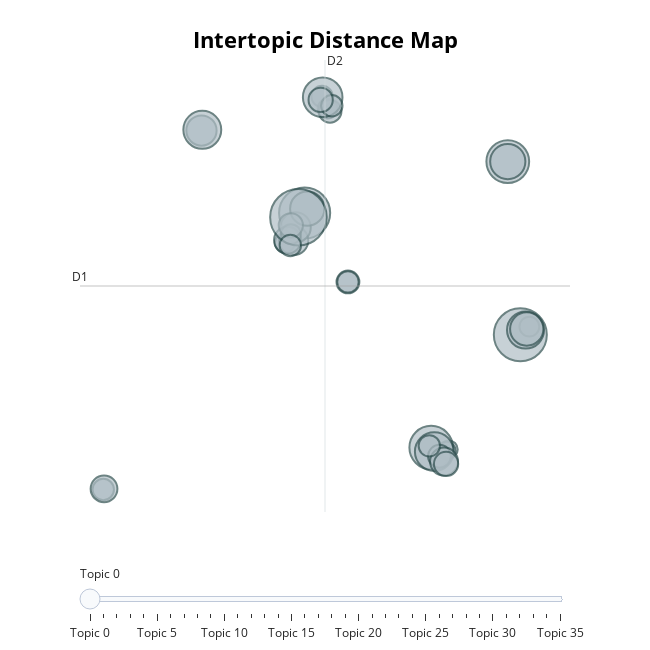

This figure's notebook cell:
### Code cell
topic_model.visualize_topics()

### Figure 1 — Plotly figure (JSON) as saved in the notebook; plotly's stock layout.template omitted (floating-point values rounded to 4 significant figures; data arrays with more than 128 entries replaced by an {"elided": "..."} marker saying what was removed)
{"data": [{"customdata": {"elided": "36x5 mixed values"}, "hovertemplate": "<b>Topic %{customdata[2]}</b><br>Words: %{customdata[3]}<br>Size: %{customdata[4]}", "legendgroup": "", "marker": {"color": "#B0BEC5", "line": {"color": "DarkSlateGrey", "width": 2}, "size": [40, 28, 6, 5, 7, 6, 7, 13, 14, 8, 24, 43, 18, 11, 5, 6, 6, 11, 9, 49, 29, 8, 21, 17, 19, 14, 7, 23, 7, 8, 12, 9, 7, 22, 9, 7], "sizemode": "area", "sizeref": 0.03062, "symbol": "circle"}, "mode": "markers", "name": "", "orientation": "v", "showlegend": false, "type": "scatter", "x": [2.64, 14.25, 1.51, 10.87, 3.636, 3.952, -8.862, 2.015, 2.127, 4.09, 3.672, 14.96, 2.79, 1.659, 10.75, 1.86, 15.48, -8.82, 1.852, 2.286, 9.868, 5.114, 15.26, 15.33, 14.25, -3.252, 5.115, 10.05, 4.193, 10.35, 10.6, 10.72, 1.824, -3.206, 3.556, 9.763], "xaxis": "x", "y": [8.038, 11.31, 6.146, -7.004, 15.46, 14.68, -9.553, 6.292, 7.126, 14.52, 15.41, 0.2904, 8.316, 6.307, -7.097, 6.695, 0.81, -9.51, 7.253, 7.766, -6.889, 3.654, 0.5905, 0.6597, 11.31, 13.29, 3.654, -7.143, 14.87, -7.437, -7.778, -7.926, 5.975, 13.34, 15.24, -6.776], "yaxis": "y"}], "layout": {"annotations": [{"showarrow": false, "text": "D1", "x": -10.19, "y": 3.395, "yshift": 10}, {"showarrow": false, "text": "D2", "x": 3.804, "xshift": 10, "y": 17.78}], "height": 650, "hoverlabel": {"bgcolor": "white", "font": {"family": "Rockwell", "size": 16}}, "legend": {"itemsizing": "constant", "tracegroupgap": 0}, "margin": {"t": 60}, "shapes": [{"line": {"color": "#CFD8DC", "width": 2}, "type": "line", "x0": 3.804, "x1": 3.804, "y0": -10.99, "y1": 17.78}, {"line": {"color": "#9E9E9E", "width": 2}, "type": "line", "x0": -10.19, "x1": 17.8, "y0": 3.395, "y1": 3.395}], "sliders": [{"active": 0, "pad": {"t": 50}, "steps": [{"args": [{"marker.color": [["red", "#B0BEC5", "#B0BEC5", "#B0BEC5", "#B0BEC5", "#B0BEC5", "#B0BEC5", "#B0BEC5", "#B0BEC5", "#B0BEC5", "#B0BEC5", "#B0BEC5", "#B0BEC5", "#B0BEC5", "#B0BEC5", "#B0BEC5", "#B0BEC5", "#B0BEC5", "#B0BEC5", "#B0BEC5", "#B0BEC5", "#B0BEC5", "#B0BEC5", "#B0BEC5", "#B0BEC5", "#B0BEC5", "#B0BEC5", "#B0BEC5", "#B0BEC5", "#B0BEC5", "#B0BEC5", "#B0BEC5", "#B0BEC5", "#B0BEC5", "#B0BEC5", "#B0BEC5"]]}], "label": "Topic 0", "method": "update"}, {"args": [{"marker.color": [["#B0BEC5", "red", "#B0BEC5", "#B0BEC5", "#B0BEC5", "#B0BEC5", "#B0BEC5", "#B0BEC5", "#B0BEC5", "#B0BEC5", "#B0BEC5", "#B0BEC5", "#B0BEC5", "#B0BEC5", "#B0BEC5", "#B0BEC5", "#B0BEC5", "#B0BEC5", "#B0BEC5", "#B0BEC5", "#B0BEC5", "#B0BEC5", "#B0BEC5", "#B0BEC5", "#B0BEC5", "#B0BEC5", "#B0BEC5", "#B0BEC5", "#B0BEC5", "#B0BEC5", "#B0BEC5", "#B0BEC5", "#B0BEC5", "#B0BEC5", "#B0BEC5", "#B0BEC5"]]}], "label": "Topic 1", "method": "update"}, {"args": [{"marker.color": [["#B0BEC5", "#B0BEC5", "red", "#B0BEC5", "#B0BEC5", "#B0BEC5", "#B0BEC5", "#B0BEC5", "#B0BEC5", "#B0BEC5", "#B0BEC5", "#B0BEC5", "#B0BEC5", "#B0BEC5", "#B0BEC5", "#B0BEC5", "#B0BEC5", "#B0BEC5", "#B0BEC5", "#B0BEC5", "#B0BEC5", "#B0BEC5", "#B0BEC5", "#B0BEC5", "#B0BEC5", "#B0BEC5", "#B0BEC5", "#B0BEC5", "#B0BEC5", "#B0BEC5", "#B0BEC5", "#B0BEC5", "#B0BEC5", "#B0BEC5", "#B0BEC5", "#B0BEC5"]]}], "label": "Topic 2", "method": "update"}, {"args": [{"marker.color": [["#B0BEC5", "#B0BEC5", "#B0BEC5", "red", "#B0BEC5", "#B0BEC5", "#B0BEC5", "#B0BEC5", "#B0BEC5", "#B0BEC5", "#B0BEC5", "#B0BEC5", "#B0BEC5", "#B0BEC5", "#B0BEC5", "#B0BEC5", "#B0BEC5", "#B0BEC5", "#B0BEC5", "#B0BEC5", "#B0BEC5", "#B0BEC5", "#B0BEC5", "#B0BEC5", "#B0BEC5", "#B0BEC5", "#B0BEC5", "#B0BEC5", "#B0BEC5", "#B0BEC5", "#B0BEC5", "#B0BEC5", "#B0BEC5", "#B0BEC5", "#B0BEC5", "#B0BEC5"]]}], "label": "Topic 3", "method": "update"}, {"args": [{"marker.color": [["#B0BEC5", "#B0BEC5", "#B0BEC5", "#B0BEC5", "red", "#B0BEC5", "#B0BEC5", "#B0BEC5", "#B0BEC5", "#B0BEC5", "#B0BEC5", "#B0BEC5", "#B0BEC5", "#B0BEC5", "#B0BEC5", "#B0BEC5", "#B0BEC5", "#B0BEC5", "#B0BEC5", "#B0BEC5", "#B0BEC5", "#B0BEC5", "#B0BEC5", "#B0BEC5", "#B0BEC5", "#B0BEC5", "#B0BEC5", "#B0BEC5", "#B0BEC5", "#B0BEC5", "#B0BEC5", "#B0BEC5", "#B0BEC5", "#B0BEC5", "#B0BEC5", "#B0BEC5"]]}], "label": "Topic 4", "method": "update"}, {"args": [{"marker.color": [["#B0BEC5", "#B0BEC5", "#B0BEC5", "#B0BEC5", "#B0BEC5", "red", "#B0BEC5", "#B0BEC5", "#B0BEC5", "#B0BEC5", "#B0BEC5", "#B0BEC5", "#B0BEC5", "#B0BEC5", "#B0BEC5", "#B0BEC5", "#B0BEC5", "#B0BEC5", "#B0BEC5", "#B0BEC5", "#B0BEC5", "#B0BEC5", "#B0BEC5", "#B0BEC5", "#B0BEC5", "#B0BEC5", "#B0BEC5", "#B0BEC5", "#B0BEC5", "#B0BEC5", "#B0BEC5", "#B0BEC5", "#B0BEC5", "#B0BEC5", "#B0BEC5", "#B0BEC5"]]}], "label": "Topic 5", "method": "update"}, {"args": [{"marker.color": [["#B0BEC5", "#B0BEC5", "#B0BEC5", "#B0BEC5", "#B0BEC5", "#B0BEC5", "red", "#B0BEC5", "#B0BEC5", "#B0BEC5", "#B0BEC5", "#B0BEC5", "#B0BEC5", "#B0BEC5", "#B0BEC5", "#B0BEC5", "#B0BEC5", "#B0BEC5", "#B0BEC5", "#B0BEC5", "#B0BEC5", "#B0BEC5", "#B0BEC5", "#B0BEC5", "#B0BEC5", "#B0BEC5", "#B0BEC5", "#B0BEC5", "#B0BEC5", "#B0BEC5", "#B0BEC5", "#B0BEC5", "#B0BEC5", "#B0BEC5", "#B0BEC5", "#B0BEC5"]]}], "label": "Topic 6", "method": "update"}, {"args": [{"marker.color": [["#B0BEC5", "#B0BEC5", "#B0BEC5", "#B0BEC5", "#B0BEC5", "#B0BEC5", "#B0BEC5", "red", "#B0BEC5", "#B0BEC5", "#B0BEC5", "#B0BEC5", "#B0BEC5", "#B0BEC5", "#B0BEC5", "#B0BEC5", "#B0BEC5", "#B0BEC5", "#B0BEC5", "#B0BEC5", "#B0BEC5", "#B0BEC5", "#B0BEC5", "#B0BEC5", "#B0BEC5", "#B0BEC5", "#B0BEC5", "#B0BEC5", "#B0BEC5", "#B0BEC5", "#B0BEC5", "#B0BEC5", "#B0BEC5", "#B0BEC5", "#B0BEC5", "#B0BEC5"]]}], "label": "Topic 7", "method": "update"}, {"args": [{"marker.color": [["#B0BEC5", "#B0BEC5", "#B0BEC5", "#B0BEC5", "#B0BEC5", "#B0BEC5", "#B0BEC5", "#B0BEC5", "red", "#B0BEC5", "#B0BEC5", "#B0BEC5", "#B0BEC5", "#B0BEC5", "#B0BEC5", "#B0BEC5", "#B0BEC5", "#B0BEC5", "#B0BEC5", "#B0BEC5", "#B0BEC5", "#B0BEC5", "#B0BEC5", "#B0BEC5", "#B0BEC5", "#B0BEC5", "#B0BEC5", "#B0BEC5", "#B0BEC5", "#B0BEC5", "#B0BEC5", "#B0BEC5", "#B0BEC5", "#B0BEC5", "#B0BEC5", "#B0BEC5"]]}], "label": "Topic 8", "method": "update"}, {"args": [{"marker.color": [["#B0BEC5", "#B0BEC5", "#B0BEC5", "#B0BEC5", "#B0BEC5", "#B0BEC5", "#B0BEC5", "#B0BEC5", "#B0BEC5", "red", "#B0BEC5", "#B0BEC5", "#B0BEC5", "#B0BEC5", "#B0BEC5", "#B0BEC5", "#B0BEC5", "#B0BEC5", "#B0BEC5", "#B0BEC5", "#B0BEC5", "#B0BEC5", "#B0BEC5", "#B0BEC5", "#B0BEC5", "#B0BEC5", "#B0BEC5", "#B0BEC5", "#B0BEC5", "#B0BEC5", "#B0BEC5", "#B0BEC5", "#B0BEC5", "#B0BEC5", "#B0BEC5", "#B0BEC5"]]}], "label": "Topic 9", "method": "update"}, {"args": [{"marker.color": [["#B0BEC5", "#B0BEC5", "#B0BEC5", "#B0BEC5", "#B0BEC5", "#B0BEC5", "#B0BEC5", "#B0BEC5", "#B0BEC5", "#B0BEC5", "red", "#B0BEC5", "#B0BEC5", "#B0BEC5", "#B0BEC5", "#B0BEC5", "#B0BEC5", "#B0BEC5", "#B0BEC5", "#B0BEC5", "#B0BEC5", "#B0BEC5", "#B0BEC5", "#B0BEC5", "#B0BEC5", "#B0BEC5", "#B0BEC5", "#B0BEC5", "#B0BEC5", "#B0BEC5", "#B0BEC5", "#B0BEC5", "#B0BEC5", "#B0BEC5", "#B0BEC5", "#B0BEC5"]]}], "label": "Topic 10", "method": "update"}, {"args": [{"marker.color": [["#B0BEC5", "#B0BEC5", "#B0BEC5", "#B0BEC5", "#B0BEC5", "#B0BEC5", "#B0BEC5", "#B0BEC5", "#B0BEC5", "#B0BEC5", "#B0BEC5", "red", "#B0BEC5", "#B0BEC5", "#B0BEC5", "#B0BEC5", "#B0BEC5", "#B0BEC5", "#B0BEC5", "#B0BEC5", "#B0BEC5", "#B0BEC5", "#B0BEC5", "#B0BEC5", "#B0BEC5", "#B0BEC5", "#B0BEC5", "#B0BEC5", "#B0BEC5", "#B0BEC5", "#B0BEC5", "#B0BEC5", "#B0BEC5", "#B0BEC5", "#B0BEC5", "#B0BEC5"]]}], "label": "Topic 11", "method": "update"}, {"args": [{"marker.color": [["#B0BEC5", "#B0BEC5", "#B0BEC5", "#B0BEC5", "#B0BEC5", "#B0BEC5", "#B0BEC5", "#B0BEC5", "#B0BEC5", "#B0BEC5", "#B0BEC5", "#B0BEC5", "red", "#B0BEC5", "#B0BEC5", "#B0BEC5", "#B0BEC5", "#B0BEC5", "#B0BEC5", "#B0BEC5", "#B0BEC5", "#B0BEC5", "#B0BEC5", "#B0BEC5", "#B0BEC5", "#B0BEC5", "#B0BEC5", "#B0BEC5", "#B0BEC5", "#B0BEC5", "#B0BEC5", "#B0BEC5", "#B0BEC5", "#B0BEC5", "#B0BEC5", "#B0BEC5"]]}], "label": "Topic 12", "method": "update"}, {"args": [{"marker.color": [["#B0BEC5", "#B0BEC5", "#B0BEC5", "#B0BEC5", "#B0BEC5", "#B0BEC5", "#B0BEC5", "#B0BEC5", "#B0BEC5", "#B0BEC5", "#B0BEC5", "#B0BEC5", "#B0BEC5", "red", "#B0BEC5", "#B0BEC5", "#B0BEC5", "#B0BEC5", "#B0BEC5", "#B0BEC5", "#B0BEC5", "#B0BEC5", "#B0BEC5", "#B0BEC5", "#B0BEC5", "#B0BEC5", "#B0BEC5", "#B0BEC5", "#B0BEC5", "#B0BEC5", "#B0BEC5", "#B0BEC5", "#B0BEC5", "#B0BEC5", "#B0BEC5", "#B0BEC5"]]}], "label": "Topic 13", "method": "update"}, {"args": [{"marker.color": [["#B0BEC5", "#B0BEC5", "#B0BEC5", "#B0BEC5", "#B0BEC5", "#B0BEC5", "#B0BEC5", "#B0BEC5", "#B0BEC5", "#B0BEC5", "#B0BEC5", "#B0BEC5", "#B0BEC5", "#B0BEC5", "red", "#B0BEC5", "#B0BEC5", "#B0BEC5", "#B0BEC5", "#B0BEC5", "#B0BEC5", "#B0BEC5", "#B0BEC5", "#B0BEC5", "#B0BEC5", "#B0BEC5", "#B0BEC5", "#B0BEC5", "#B0BEC5", "#B0BEC5", "#B0BEC5", "#B0BEC5", "#B0BEC5", "#B0BEC5", "#B0BEC5", "#B0BEC5"]]}], "label": "Topic 14", "method": "update"}, {"args": [{"marker.color": [["#B0BEC5", "#B0BEC5", "#B0BEC5", "#B0BEC5", "#B0BEC5", "#B0BEC5", "#B0BEC5", "#B0BEC5", "#B0BEC5", "#B0BEC5", "#B0BEC5", "#B0BEC5", "#B0BEC5", "#B0BEC5", "#B0BEC5", "red", "#B0BEC5", "#B0BEC5", "#B0BEC5", "#B0BEC5", "#B0BEC5", "#B0BEC5", "#B0BEC5", "#B0BEC5", "#B0BEC5", "#B0BEC5", "#B0BEC5", "#B0BEC5", "#B0BEC5", "#B0BEC5", "#B0BEC5", "#B0BEC5", "#B0BEC5", "#B0BEC5", "#B0BEC5", "#B0BEC5"]]}], "label": "Topic 15", "method": "update"}, {"args": [{"marker.color": [["#B0BEC5", "#B0BEC5", "#B0BEC5", "#B0BEC5", "#B0BEC5", "#B0BEC5", "#B0BEC5", "#B0BEC5", "#B0BEC5", "#B0BEC5", "#B0BEC5", "#B0BEC5", "#B0BEC5", "#B0BEC5", "#B0BEC5", "#B0BEC5", "red", "#B0BEC5", "#B0BEC5", "#B0BEC5", "#B0BEC5", "#B0BEC5", "#B0BEC5", "#B0BEC5", "#B0BEC5", "#B0BEC5", "#B0BEC5", "#B0BEC5", "#B0BEC5", "#B0BEC5", "#B0BEC5", "#B0BEC5", "#B0BEC5", "#B0BEC5", "#B0BEC5", "#B0BEC5"]]}], "label": "Topic 16", "method": "update"}, {"args": [{"marker.color": [["#B0BEC5", "#B0BEC5", "#B0BEC5", "#B0BEC5", "#B0BEC5", "#B0BEC5", "#B0BEC5", "#B0BEC5", "#B0BEC5", "#B0BEC5", "#B0BEC5", "#B0BEC5", "#B0BEC5", "#B0BEC5", "#B0BEC5", "#B0BEC5", "#B0BEC5", "red", "#B0BEC5", "#B0BEC5", "#B0BEC5", "#B0BEC5", "#B0BEC5", "#B0BEC5", "#B0BEC5", "#B0BEC5", "#B0BEC5", "#B0BEC5", "#B0BEC5", "#B0BEC5", "#B0BEC5", "#B0BEC5", "#B0BEC5", "#B0BEC5", "#B0BEC5", "#B0BEC5"]]}], "label": "Topic 17", "method": "update"}, {"args": [{"marker.color": [["#B0BEC5", "#B0BEC5", "#B0BEC5", "#B0BEC5", "#B0BEC5", "#B0BEC5", "#B0BEC5", "#B0BEC5", "#B0BEC5", "#B0BEC5", "#B0BEC5", "#B0BEC5", "#B0BEC5", "#B0BEC5", "#B0BEC5", "#B0BEC5", "#B0BEC5", "#B0BEC5", "red", "#B0BEC5", "#B0BEC5", "#B0BEC5", "#B0BEC5", "#B0BEC5", "#B0BEC5", "#B0BEC5", "#B0BEC5", "#B0BEC5", "#B0BEC5", "#B0BEC5", "#B0BEC5", "#B0BEC5", "#B0BEC5", "#B0BEC5", "#B0BEC5", "#B0BEC5"]]}], "label": "Topic 18", "method": "update"}, {"args": [{"marker.color": [["#B0BEC5", "#B0BEC5", "#B0BEC5", "#B0BEC5", "#B0BEC5", "#B0BEC5", "#B0BEC5", "#B0BEC5", "#B0BEC5", "#B0BEC5", "#B0BEC5", "#B0BEC5", "#B0BEC5", "#B0BEC5", "#B0BEC5", "#B0BEC5", "#B0BEC5", "#B0BEC5", "#B0BEC5", "red", "#B0BEC5", "#B0BEC5", "#B0BEC5", "#B0BEC5", "#B0BEC5", "#B0BEC5", "#B0BEC5", "#B0BEC5", "#B0BEC5", "#B0BEC5", "#B0BEC5", "#B0BEC5", "#B0BEC5", "#B0BEC5", "#B0BEC5", "#B0BEC5"]]}], "label": "Topic 19", "method": "update"}, {"args": [{"marker.color": [["#B0BEC5", "#B0BEC5", "#B0BEC5", "#B0BEC5", "#B0BEC5", "#B0BEC5", "#B0BEC5", "#B0BEC5", "#B0BEC5", "#B0BEC5", "#B0BEC5", "#B0BEC5", "#B0BEC5", "#B0BEC5", "#B0BEC5", "#B0BEC5", "#B0BEC5", "#B0BEC5", "#B0BEC5", "#B0BEC5", "red", "#B0BEC5", "#B0BEC5", "#B0BEC5", "#B0BEC5", "#B0BEC5", "#B0BEC5", "#B0BEC5", "#B0BEC5", "#B0BEC5", "#B0BEC5", "#B0BEC5", "#B0BEC5", "#B0BEC5", "#B0BEC5", "#B0BEC5"]]}], "label": "Topic 20", "method": "update"}, {"args": [{"marker.color": [["#B0BEC5", "#B0BEC5", "#B0BEC5", "#B0BEC5", "#B0BEC5", "#B0BEC5", "#B0BEC5", "#B0BEC5", "#B0BEC5", "#B0BEC5", "#B0BEC5", "#B0BEC5", "#B0BEC5", "#B0BEC5", "#B0BEC5", "#B0BEC5", "#B0BEC5", "#B0BEC5", "#B0BEC5", "#B0BEC5", "#B0BEC5", "red", "#B0BEC5", "#B0BEC5", "#B0BEC5", "#B0BEC5", "#B0BEC5", "#B0BEC5", "#B0BEC5", "#B0BEC5", "#B0BEC5", "#B0BEC5", "#B0BEC5", "#B0BEC5", "#B0BEC5", "#B0BEC5"]]}], "label": "Topic 21", "method": "update"}, {"args": [{"marker.color": [["#B0BEC5", "#B0BEC5", "#B0BEC5", "#B0BEC5", "#B0BEC5", "#B0BEC5", "#B0BEC5", "#B0BEC5", "#B0BEC5", "#B0BEC5", "#B0BEC5", "#B0BEC5", "#B0BEC5", "#B0BEC5", "#B0BEC5", "#B0BEC5", "#B0BEC5", "#B0BEC5", "#B0BEC5", "#B0BEC5", "#B0BEC5", "#B0BEC5", "red", "#B0BEC5", "#B0BEC5", "#B0BEC5", "#B0BEC5", "#B0BEC5", "#B0BEC5", "#B0BEC5", "#B0BEC5", "#B0BEC5", "#B0BEC5", "#B0BEC5", "#B0BEC5", "#B0BEC5"]]}], "label": "Topic 22", "method": "update"}, {"args": [{"marker.color": [["#B0BEC5", "#B0BEC5", "#B0BEC5", "#B0BEC5", "#B0BEC5", "#B0BEC5", "#B0BEC5", "#B0BEC5", "#B0BEC5", "#B0BEC5", "#B0BEC5", "#B0BEC5", "#B0BEC5", "#B0BEC5", "#B0BEC5", "#B0BEC5", "#B0BEC5", "#B0BEC5", "#B0BEC5", "#B0BEC5", "#B0BEC5", "#B0BEC5", "#B0BEC5", "red", "#B0BEC5", "#B0BEC5", "#B0BEC5", "#B0BEC5", "#B0BEC5", "#B0BEC5", "#B0BEC5", "#B0BEC5", "#B0BEC5", "#B0BEC5", "#B0BEC5", "#B0BEC5"]]}], "label": "Topic 23", "method": "update"}, {"args": [{"marker.color": [["#B0BEC5", "#B0BEC5", "#B0BEC5", "#B0BEC5", "#B0BEC5", "#B0BEC5", "#B0BEC5", "#B0BEC5", "#B0BEC5", "#B0BEC5", "#B0BEC5", "#B0BEC5", "#B0BEC5", "#B0BEC5", "#B0BEC5", "#B0BEC5", "#B0BEC5", "#B0BEC5", "#B0BEC5", "#B0BEC5", "#B0BEC5", "#B0BEC5", "#B0BEC5", "#B0BEC5", "red", "#B0BEC5", "#B0BEC5", "#B0BEC5", "#B0BEC5", "#B0BEC5", "#B0BEC5", "#B0BEC5", "#B0BEC5", "#B0BEC5", "#B0BEC5", "#B0BEC5"]]}], "label": "Topic 24", "method": "update"}, {"args": [{"marker.color": [["#B0BEC5", "#B0BEC5", "#B0BEC5", "#B0BEC5", "#B0BEC5", "#B0BEC5", "#B0BEC5", "#B0BEC5", "#B0BEC5", "#B0BEC5", "#B0BEC5", "#B0BEC5", "#B0BEC5", "#B0BEC5", "#B0BEC5", "#B0BEC5", "#B0BEC5", "#B0BEC5", "#B0BEC5", "#B0BEC5", "#B0BEC5", "#B0BEC5", "#B0BEC5", "#B0BEC5", "#B0BEC5", "red", "#B0BEC5", "#B0BEC5", "#B0BEC5", "#B0BEC5", "#B0BEC5", "#B0BEC5", "#B0BEC5", "#B0BEC5", "#B0BEC5", "#B0BEC5"]]}], "label": "Topic 25", "method": "update"}, {"args": [{"marker.color": [["#B0BEC5", "#B0BEC5", "#B0BEC5", "#B0BEC5", "#B0BEC5", "#B0BEC5", "#B0BEC5", "#B0BEC5", "#B0BEC5", "#B0BEC5", "#B0BEC5", "#B0BEC5", "#B0BEC5", "#B0BEC5", "#B0BEC5", "#B0BEC5", "#B0BEC5", "#B0BEC5", "#B0BEC5", "#B0BEC5", "#B0BEC5", "#B0BEC5", "#B0BEC5", "#B0BEC5", "#B0BEC5", "#B0BEC5", "red", "#B0BEC5", "#B0BEC5", "#B0BEC5", "#B0BEC5", "#B0BEC5", "#B0BEC5", "#B0BEC5", "#B0BEC5", "#B0BEC5"]]}], "label": "Topic 26", "method": "update"}, {"args": [{"marker.color": [["#B0BEC5", "#B0BEC5", "#B0BEC5", "#B0BEC5", "#B0BEC5", "#B0BEC5", "#B0BEC5", "#B0BEC5", "#B0BEC5", "#B0BEC5", "#B0BEC5", "#B0BEC5", "#B0BEC5", "#B0BEC5", "#B0BEC5", "#B0BEC5", "#B0BEC5", "#B0BEC5", "#B0BEC5", "#B0BEC5", "#B0BEC5", "#B0BEC5", "#B0BEC5", "#B0BEC5", "#B0BEC5", "#B0BEC5", "#B0BEC5", "red", "#B0BEC5", "#B0BEC5", "#B0BEC5", "#B0BEC5", "#B0BEC5", "#B0BEC5", "#B0BEC5", "#B0BEC5"]]}], "label": "Topic 27", "method": "update"}, {"args": [{"marker.color": [["#B0BEC5", "#B0BEC5", "#B0BEC5", "#B0BEC5", "#B0BEC5", "#B0BEC5", "#B0BEC5", "#B0BEC5", "#B0BEC5", "#B0BEC5", "#B0BEC5", "#B0BEC5", "#B0BEC5", "#B0BEC5", "#B0BEC5", "#B0BEC5", "#B0BEC5", "#B0BEC5", "#B0BEC5", "#B0BEC5", "#B0BEC5", "#B0BEC5", "#B0BEC5", "#B0BEC5", "#B0BEC5", "#B0BEC5", "#B0BEC5", "#B0BEC5", "red", "#B0BEC5", "#B0BEC5", "#B0BEC5", "#B0BEC5", "#B0BEC5", "#B0BEC5", "#B0BEC5"]]}], "label": "Topic 28", "method": "update"}, {"args": [{"marker.color": [["#B0BEC5", "#B0BEC5", "#B0BEC5", "#B0BEC5", "#B0BEC5", "#B0BEC5", "#B0BEC5", "#B0BEC5", "#B0BEC5", "#B0BEC5", "#B0BEC5", "#B0BEC5", "#B0BEC5", "#B0BEC5", "#B0BEC5", "#B0BEC5", "#B0BEC5", "#B0BEC5", "#B0BEC5", "#B0BEC5", "#B0BEC5", "#B0BEC5", "#B0BEC5", "#B0BEC5", "#B0BEC5", "#B0BEC5", "#B0BEC5", "#B0BEC5", "#B0BEC5", "red", "#B0BEC5", "#B0BEC5", "#B0BEC5", "#B0BEC5", "#B0BEC5", "#B0BEC5"]]}], "label": "Topic 29", "method": "update"}, {"args": [{"marker.color": [["#B0BEC5", "#B0BEC5", "#B0BEC5", "#B0BEC5", "#B0BEC5", "#B0BEC5", "#B0BEC5", "#B0BEC5", "#B0BEC5", "#B0BEC5", "#B0BEC5", "#B0BEC5", "#B0BEC5", "#B0BEC5", "#B0BEC5", "#B0BEC5", "#B0BEC5", "#B0BEC5", "#B0BEC5", "#B0BEC5", "#B0BEC5", "#B0BEC5", "#B0BEC5", "#B0BEC5", "#B0BEC5", "#B0BEC5", "#B0BEC5", "#B0BEC5", "#B0BEC5", "#B0BEC5", "red", "#B0BEC5", "#B0BEC5", "#B0BEC5", "#B0BEC5", "#B0BEC5"]]}], "label": "Topic 30", "method": "update"}, {"args": [{"marker.color": [["#B0BEC5", "#B0BEC5", "#B0BEC5", "#B0BEC5", "#B0BEC5", "#B0BEC5", "#B0BEC5", "#B0BEC5", "#B0BEC5", "#B0BEC5", "#B0BEC5", "#B0BEC5", "#B0BEC5", "#B0BEC5", "#B0BEC5", "#B0BEC5", "#B0BEC5", "#B0BEC5", "#B0BEC5", "#B0BEC5", "#B0BEC5", "#B0BEC5", "#B0BEC5", "#B0BEC5", "#B0BEC5", "#B0BEC5", "#B0BEC5", "#B0BEC5", "#B0BEC5", "#B0BEC5", "#B0BEC5", "red", "#B0BEC5", "#B0BEC5", "#B0BEC5", "#B0BEC5"]]}], "label": "Topic 31", "method": "update"}, {"args": [{"marker.color": [["#B0BEC5", "#B0BEC5", "#B0BEC5", "#B0BEC5", "#B0BEC5", "#B0BEC5", "#B0BEC5", "#B0BEC5", "#B0BEC5", "#B0BEC5", "#B0BEC5", "#B0BEC5", "#B0BEC5", "#B0BEC5", "#B0BEC5", "#B0BEC5", "#B0BEC5", "#B0BEC5", "#B0BEC5", "#B0BEC5", "#B0BEC5", "#B0BEC5", "#B0BEC5", "#B0BEC5", "#B0BEC5", "#B0BEC5", "#B0BEC5", "#B0BEC5", "#B0BEC5", "#B0BEC5", "#B0BEC5", "#B0BEC5", "red", "#B0BEC5", "#B0BEC5", "#B0BEC5"]]}], "label": "Topic 32", "method": "update"}, {"args": [{"marker.color": [["#B0BEC5", "#B0BEC5", "#B0BEC5", "#B0BEC5", "#B0BEC5", "#B0BEC5", "#B0BEC5", "#B0BEC5", "#B0BEC5", "#B0BEC5", "#B0BEC5", "#B0BEC5", "#B0BEC5", "#B0BEC5", "#B0BEC5", "#B0BEC5", "#B0BEC5", "#B0BEC5", "#B0BEC5", "#B0BEC5", "#B0BEC5", "#B0BEC5", "#B0BEC5", "#B0BEC5", "#B0BEC5", "#B0BEC5", "#B0BEC5", "#B0BEC5", "#B0BEC5", "#B0BEC5", "#B0BEC5", "#B0BEC5", "#B0BEC5", "red", "#B0BEC5", "#B0BEC5"]]}], "label": "Topic 33", "method": "update"}, {"args": [{"marker.color": [["#B0BEC5", "#B0BEC5", "#B0BEC5", "#B0BEC5", "#B0BEC5", "#B0BEC5", "#B0BEC5", "#B0BEC5", "#B0BEC5", "#B0BEC5", "#B0BEC5", "#B0BEC5", "#B0BEC5", "#B0BEC5", "#B0BEC5", "#B0BEC5", "#B0BEC5", "#B0BEC5", "#B0BEC5", "#B0BEC5", "#B0BEC5", "#B0BEC5", "#B0BEC5", "#B0BEC5", "#B0BEC5", "#B0BEC5", "#B0BEC5", "#B0BEC5", "#B0BEC5", "#B0BEC5", "#B0BEC5", "#B0BEC5", "#B0BEC5", "#B0BEC5", "red", "#B0BEC5"]]}], "label": "Topic 34", "method": "update"}, {"args": [{"marker.color": [["#B0BEC5", "#B0BEC5", "#B0BEC5", "#B0BEC5", "#B0BEC5", "#B0BEC5", "#B0BEC5", "#B0BEC5", "#B0BEC5", "#B0BEC5", "#B0BEC5", "#B0BEC5", "#B0BEC5", "#B0BEC5", "#B0BEC5", "#B0BEC5", "#B0BEC5", "#B0BEC5", "#B0BEC5", "#B0BEC5", "#B0BEC5", "#B0BEC5", "#B0BEC5", "#B0BEC5", "#B0BEC5", "#B0BEC5", "#B0BEC5", "#B0BEC5", "#B0BEC5", "#B0BEC5", "#B0BEC5", "#B0BEC5", "#B0BEC5", "#B0BEC5", "#B0BEC5", "red"]]}], "label": "Topic 35", "method": "update"}]}], "title": {"font": {"color": "Black", "size": 22}, "text": "<b>Intertopic Distance Map", "x": 0.5, "xanchor": "center", "y": 0.95, "yanchor": "top"}, "width": 650, "xaxis": {"anchor": "y", "domain": [0, 1], "range": [-10.19, 17.8], "title": {"text": ""}, "visible": false}, "yaxis": {"anchor": "x", "domain": [0, 1], "range": [-10.99, 17.78], "title": {"text": ""}, "visible": false}}}
